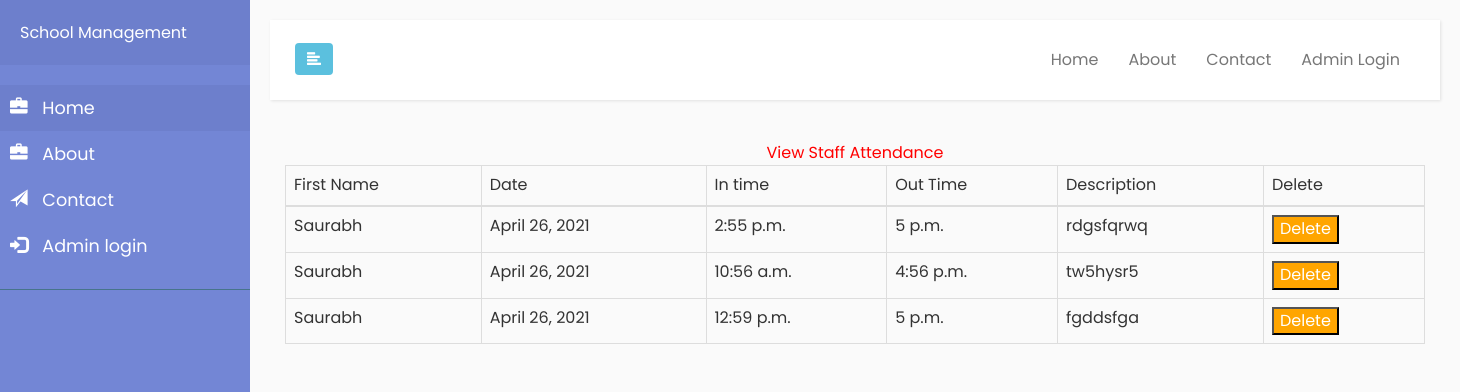
The page /view_attendance_staff on the database its author committed.
### school/models.py (models this page shows, shortened)
class Attendance_Staff(models.Model):
    employee = models.ForeignKey(Employee, on_delete=models.CASCADE, null=True)
    a_time = models.TimeField(null=True)
    d_time = models.TimeField(null=True)
    date1 = models.CharField(max_length=30,null=True)
    desc = models.TextField(null=True)

class Employee(models.Model):
    reg=models.ForeignKey(Register,on_delete=models.CASCADE,null=True)
    position = models.CharField(max_length=100,null=True)
    e_id = models.IntegerField(null=True)

class Register(models.Model):
    user=models.ForeignKey(User,on_delete=models.CASCADE,null=True,blank=True)
    first_name = models.CharField(max_length=130,null=True)
    last_name = models.CharField(max_length=130,null=True)
    email = models.CharField(max_length=130,null=True)
    gen=models.CharField(max_length=30,null=True)
    add=models.CharField(max_length=100,null=True)
    mobile=models.CharField(max_length=10,null=True)
    image=models.FileField(null=True)
    birth=models.DateField(null=True)

### school/views.py (the view)
# urls.py: path('view_attendance_staff',View_Attendance_Staff,name="view_attendance_staff"),
def View_Attendance_Staff(request):
    stu = Attendance_Staff.objects.all()
    d ={'tea':stu}
    return render(request,'view_attendance_staff.html',d)

### school/templates/view_attendance_staff.html (shortened to what this page needs)
{% extends 'index4.html' %}
{% block body %}
{% load static %}
<center><h2 style="color:red">View Staff Attendance</h2></center>
 <div class="container">
<table class="table table-bordered" id="myTable">
  <thead>
  <tr>
    <th>First Name</th>
    <th>Date</th>
    <th>In time</th>
    <th>Out Time</th>
      <th>Description</th>
    <th>Delete</th>
  </tr>
  </thead>
   <tbody>
    {% for i in tea %}
  <tr>
    <td>{{i.employee.reg.first_name}}</td>
      <td>{{i.date1}}</td>
      <td>{{i.a_time}}</td>
      <td>{{i.d_time}}</td>
      <td>{{i.desc}}</td>
      <td><a href="{% url 'delete_staff_attendance' i.id %}"><button class="button button1">Delete</button></a></td>
  </tr>
    {% endfor %}
    </tbody>
</table>
 </div>
{% endblock %}

### school/static/style.css (style rules this page uses)
html,body,div,span,applet,object,iframe,h1,h2,h3,h4,h5,h6,p,blockquote,pre,a,abbr,acronym,address,big,cite,code,del,dfn,em,img,ins,kbd,q,s,samp,small,strike,strong,sub,sup,tt,var,b,u,i,dl,dt,dd,ol,nav ul,nav li,fieldset,form,label,legend,table,caption,tbody,tfoot,thead,tr,th,td,article,aside,canvas,details,embed,figure,figcaption,footer,header,hgroup,menu,nav,output,ruby,section,summary,time,mark,audio,video { margin:0;padding:0;border:0;font-size:100%;font:inherit;vertical-align:baseline; }
table { border-collapse:collapse;border-spacing:0; }
a { text-decoration:none; }

### school/templates/view_attendance_staff.html (style rules this page uses)
.button { background-color:orange; color:white; }

### rows shown on the page
Attendance_Staff: employee.reg.first_name "Saurabh", date1 "April 26, 2021", a_time "2:55 p.m.", d_time "5 p.m.", desc "rdgsfqrwq"
Attendance_Staff: employee.reg.first_name "Saurabh", date1 "April 26, 2021", a_time "10:56 a.m.", d_time "4:56 p.m.", desc "tw5hysr5"
Attendance_Staff: employee.reg.first_name "Saurabh", date1 "April 26, 2021", a_time "12:59 p.m.", d_time "5 p.m.", desc "fgddsfga"
